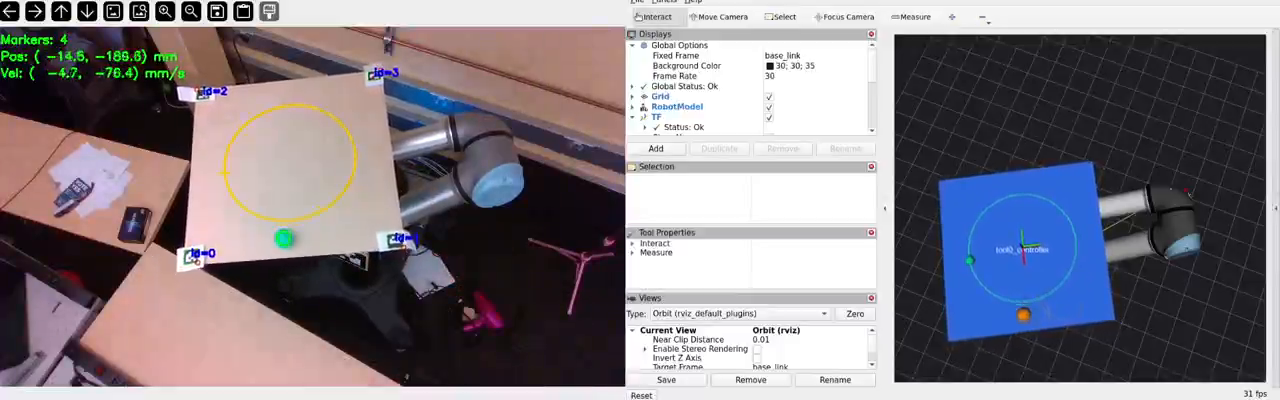
#> input picture frame 222 of website/assets/videos/circle_full.mp4, 1280 x 400 px, given in place of the camera
$ python calibrate_camera.py
#> lines starting #> are read from the running program, lines starting #| are printed output that depends on the picture
"""Interactive checkerboard camera calibration.

Run the script, hold the checkerboard in roughly twenty different poses, press
``s`` when the corners are drawn on screen to save a frame, then ``c`` to
compute the calibration. The resulting ``camera_matrix`` and ``dist_coeffs``
are written to ``calibration_data.npz`` next to the saved frames.

Usage::

    python -m vision.tools.calibrate_camera --camera-index 0 --out-dir calibration
"""

from __future__ import annotations

import argparse
import glob
from pathlib import Path

import cv2
import numpy as np

#: Default 9x6 squares (8x5 inner corners) checkerboard with 30 mm squares.
_DEFAULT_CHECKERBOARD = (8, 5)
_DEFAULT_SQUARE_SIZE_M = 0.030


def collect_images(
    camera_index: int,
    save_dir: Path,
    checkerboard: tuple[int, int] = _DEFAULT_CHECKERBOARD,
) -> Path | None:
    """Capture frames with detectable checkerboard corners until ``c`` is pressed."""
#> called with camera_index = 0, checkerboard = (8, 5)
    save_dir.mkdir(parents=True, exist_ok=True)
    cap = cv2.VideoCapture(camera_index)
    count = 0

    print("Controls: s = save frame, c = compute calibration, q = quit")

    while True:
        ret, frame = cap.read()
#> frame is the input picture: shape (400, 1280, 3); mean B, G, R 131.2, 124.1, 129.8
        if not ret:
            break

        gray = cv2.cvtColor(frame, cv2.COLOR_BGR2GRAY)
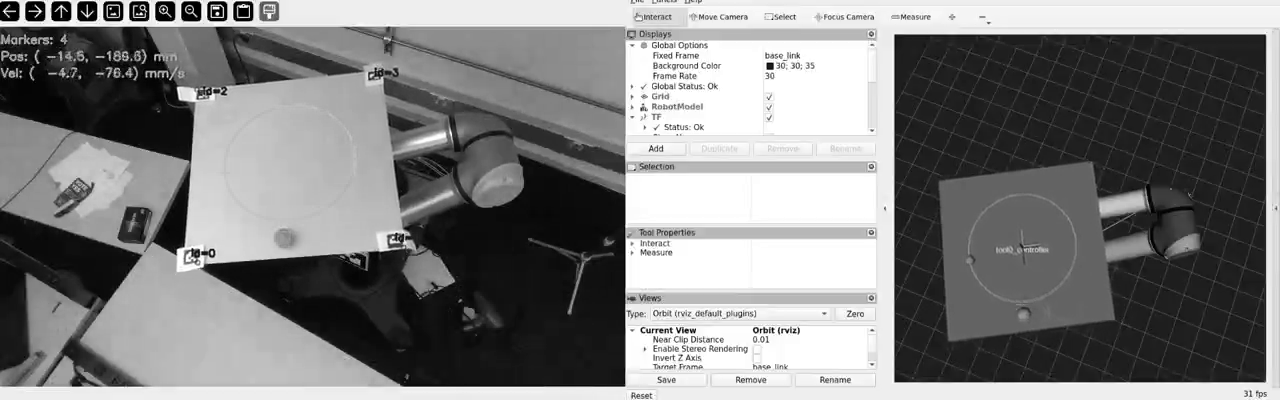
#> gray: shape (400, 1280); min 0, max 255, mean 126.7
        found, corners = cv2.findChessboardCorners(gray, checkerboard, None)
#> found = False; corners = None

        view = frame.copy()
        if found:
            cv2.drawChessboardCorners(view, checkerboard, corners, found)
            cv2.putText(
                view,
                "CORNERS FOUND - press 's' to save",
                (10, 30),
                cv2.FONT_HERSHEY_SIMPLEX,
                0.7,
                (0, 255, 0),
                2,
            )
        else:
            cv2.putText(
                view, "No corners detected", (10, 30), cv2.FONT_HERSHEY_SIMPLEX, 0.7, (0, 0, 255), 2
            )
        cv2.putText(
            view,
            f"Saved: {count} frames",
            (10, 60),
            cv2.FONT_HERSHEY_SIMPLEX,
            0.7,
            (255, 255, 0),
            2,
        )
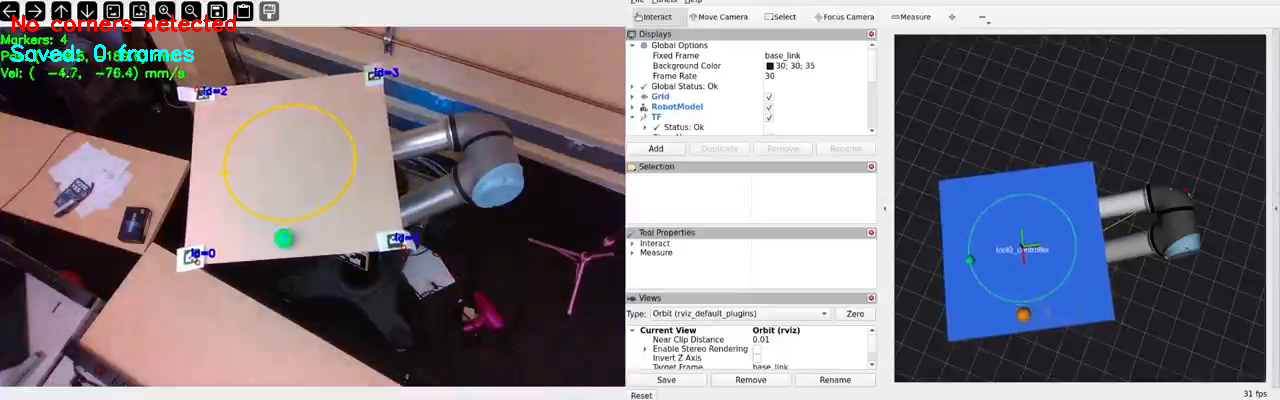
#> view: shape (400, 1280, 3); mean B, G, R 131.3, 124.1, 130

        cv2.imshow("Calibration", view)
        key = cv2.waitKey(1) & 0xFF
#> (key q is pressed here)

        if key == ord("s") and found:
            path = save_dir / f"calib_{count:03d}.png"
            cv2.imwrite(str(path), frame)
            print(f"[{count + 1}] Saved {path}")
            count += 1
        elif key == ord("c"):
            break
        elif key == ord("q"):
            cap.release()
            cv2.destroyAllWindows()
            return None

    cap.release()
    cv2.destroyAllWindows()
    return save_dir


# [54 lines left out: functions calibrate, _parse_inner_corners, not called in this run]


def main() -> None:
    parser = argparse.ArgumentParser(prog="vision.tools.calibrate_camera")
    parser.add_argument("--camera-index", type=int, default=0)
    parser.add_argument("--out-dir", type=Path, default=Path("calibration"))
    parser.add_argument(
        "--inner-corners",
        type=_parse_inner_corners,
        default=_DEFAULT_CHECKERBOARD,
        metavar="COLS,ROWS",
        help="Inner corners of the checkerboard (default: 8,5).",
    )
    parser.add_argument(
        "--square-size",
        type=float,
        default=_DEFAULT_SQUARE_SIZE_M,
        help="Side of one checkerboard square in metres (default: 0.030).",
    )
    args = parser.parse_args()

    save_dir = collect_images(args.camera_index, args.out_dir, args.inner_corners)
    if save_dir is not None:
        calibrate(save_dir, args.inner_corners, args.square_size)


if __name__ == "__main__":
    main()

$ run again, starting later in the video
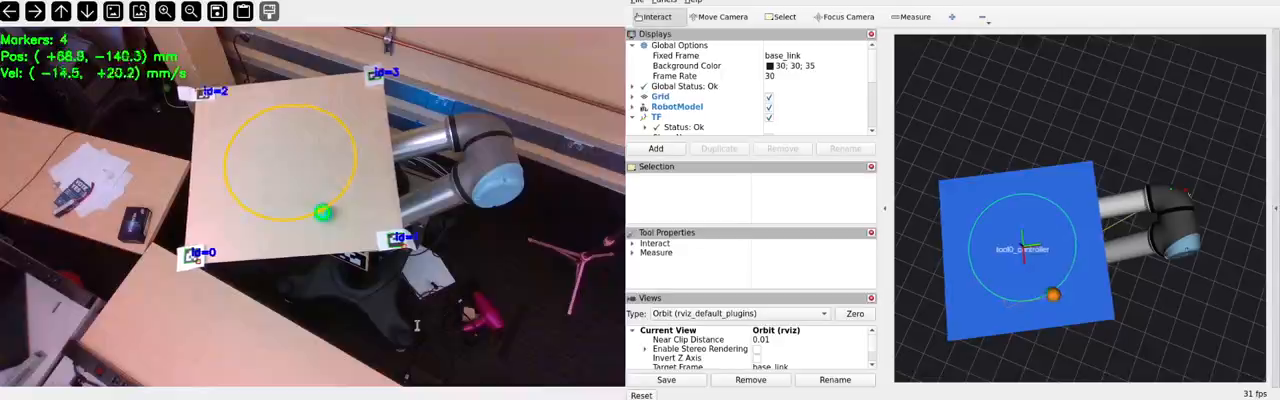
#> input picture frame 1003 of website/assets/videos/circle_full.mp4, 1280 x 400 px, given in place of the camera
#> in collect_images, frame is the input picture: shape (400, 1280, 3); mean B, G, R 131.8, 124.9, 130.7
#> in collect_images, `gray = cv2.cvtColor(frame, cv2.COLOR_BGR2GRAY)`:
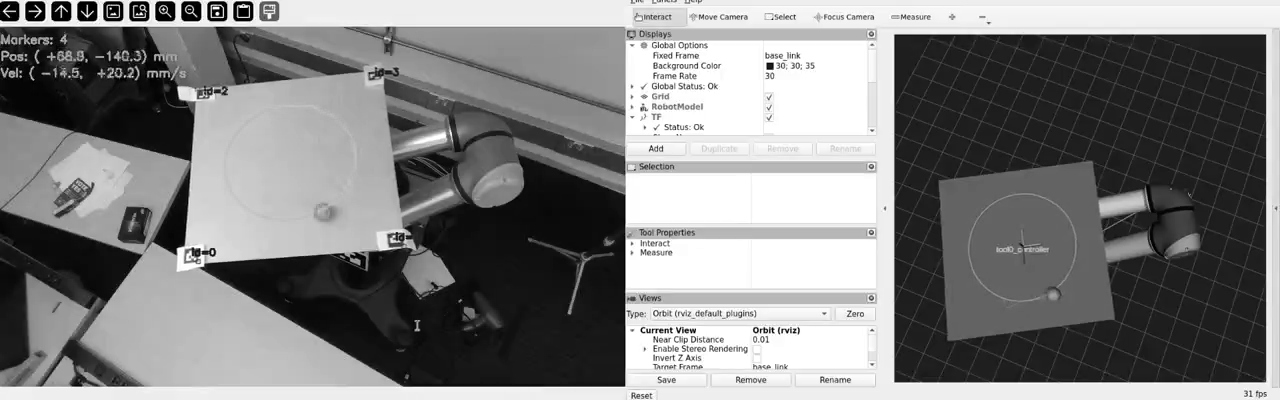
#> gray: shape (400, 1280); min 0, max 255, mean 127.5
#> found = False; corners = None
#> in collect_images, `cv2.putText( view, f"Saved: {count} frames", (10, 60), cv2.FONT_HERSHE..`:
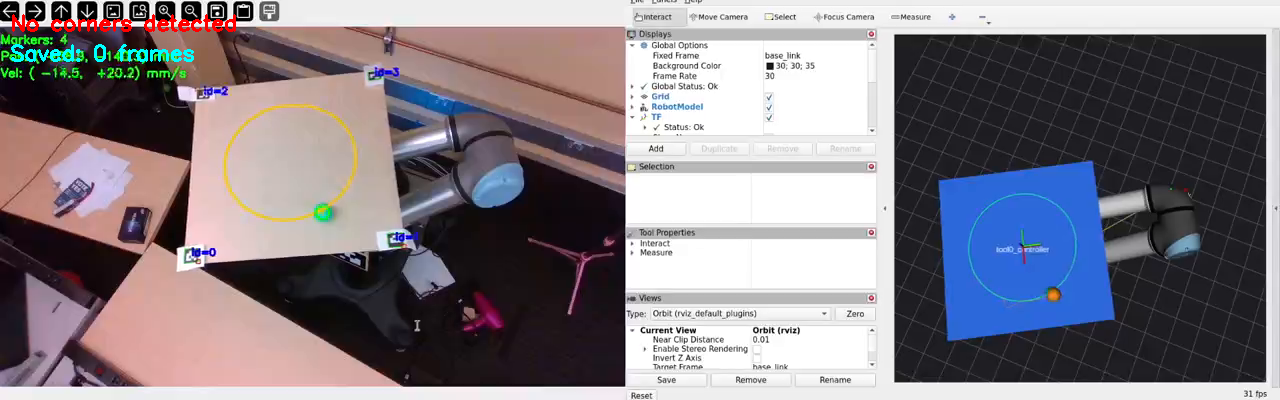
#> view: shape (400, 1280, 3); mean B, G, R 131.9, 124.9, 130.9

$ run again, starting later in the video
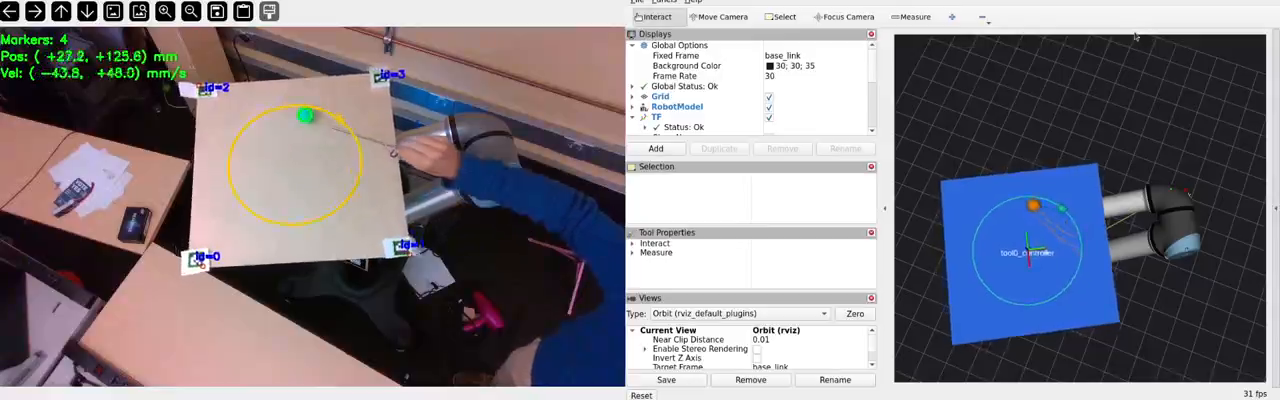
#> input picture frame 1783 of website/assets/videos/circle_full.mp4, 1280 x 400 px, given in place of the camera
#> in collect_images, frame is the input picture: shape (400, 1280, 3); mean B, G, R 132.3, 124.3, 128.4
#> in collect_images, `gray = cv2.cvtColor(frame, cv2.COLOR_BGR2GRAY)`:
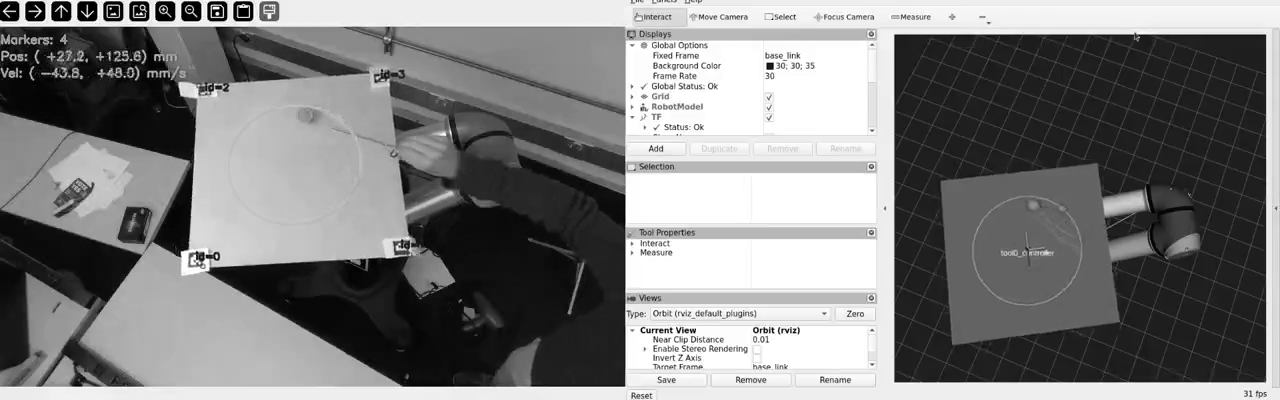
#> gray: shape (400, 1280); min 0, max 255, mean 126.4
#> found = False; corners = None
#> in collect_images, `cv2.putText( view, f"Saved: {count} frames", (10, 60), cv2.FONT_HERSHE..`:
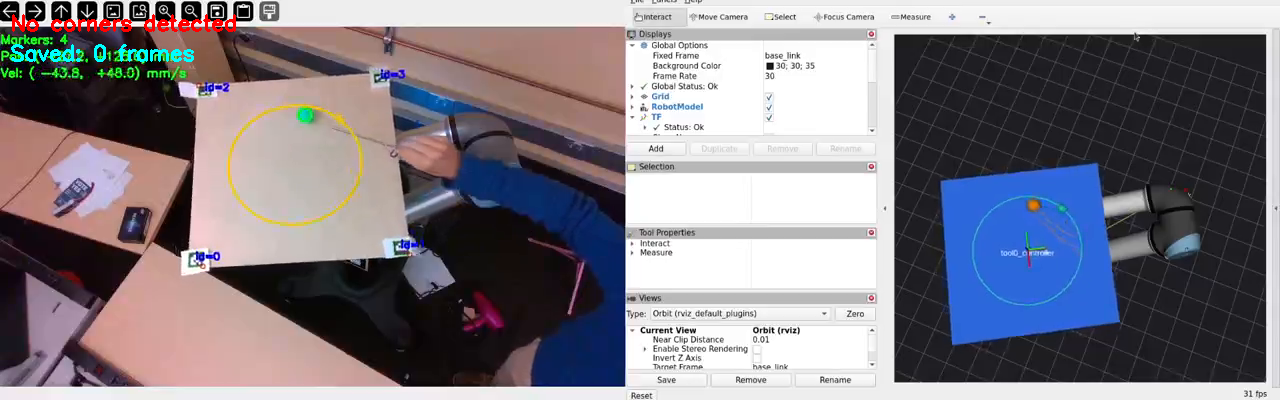
#> view: shape (400, 1280, 3); mean B, G, R 132.4, 124.2, 128.6
